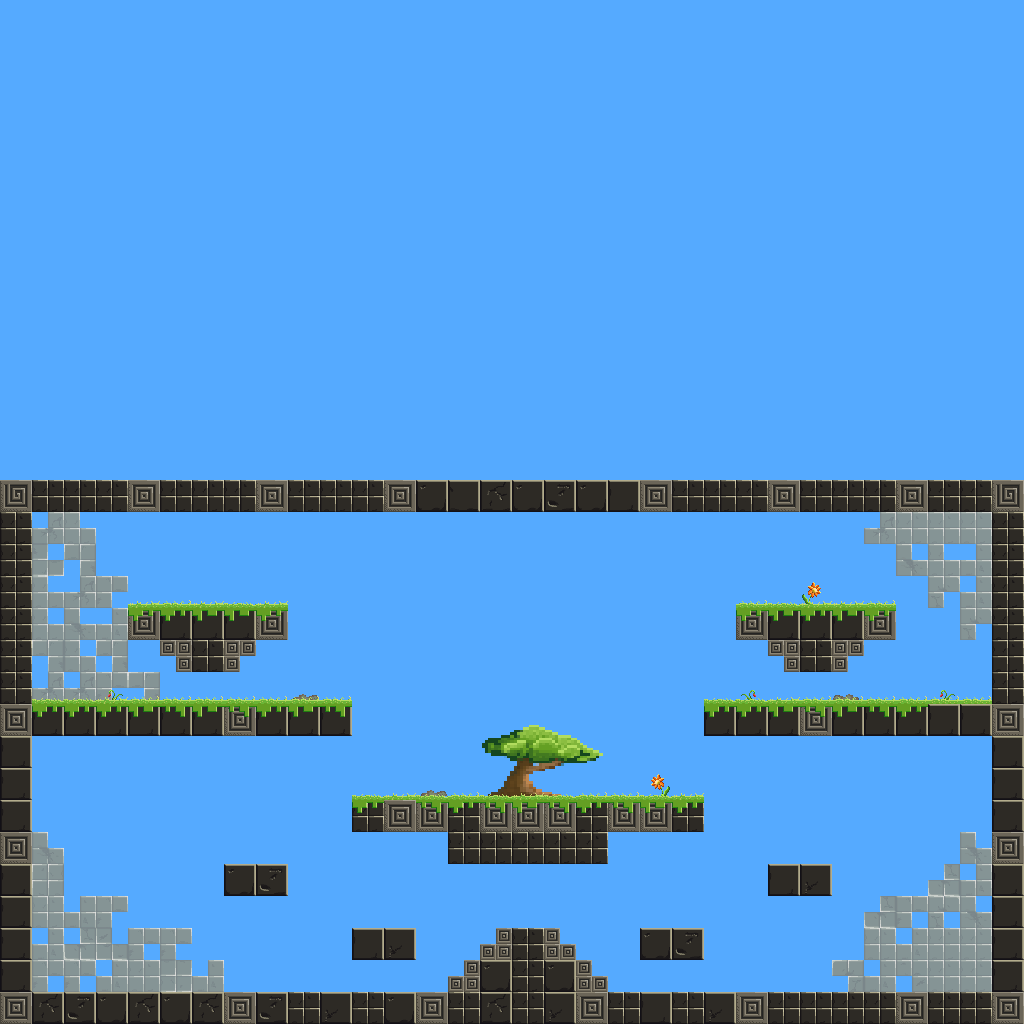

This game map was drawn from its Tiled (.tmx) file and the tilesets committed beside it. A one-line description and the trimmed map source follow:
An orthogonal 32x32 tile map with 32x32 px tiles, 3 tile layers (block, background, foreground), 3 hidden layers not drawn and 52 objects (11x Triggerable, 6x Integrator, 4x Spawner, 4x Path, 2x Hub, ...).

<map version="1.0" orientation="orthogonal" renderorder="right-down" width="32" height="32" tilewidth="32" tileheight="32" backgroundcolor="#55aaff" nextobjectid="53">
 <properties>
  <property name="CrownSharing" value="0.0" />
  <property name="GoldRespawn" value="OnTrigger" />
  <property name="Timer" value="2" />
 </properties>
 <tileset firstgid="1" name="jungle_tiles" tilewidth="32" tileheight="32">
  <image source="../jungle_tiles.png" width="512" height="256" />
  <terraintypes>
   <terrain name="t" tile="4" />
  </terraintypes>
  <tile id="4" terrain=",,,0" />
  <tile id="5" terrain=",,0," />
  <tile id="20" terrain=",0,," />
  <tile id="21" terrain="0,,," />
  <tile id="22" terrain="0,0,0,0" />
  <tile id="72">
   <properties>
    <property name="collectable" value="True" />
    <property name="type" value="coin" />
   </properties>
  </tile>
  <tile id="73">
   <properties>
    <property name="Trap" value="Pick" />
   </properties>
   <objectgroup draworder="index" />
  </tile>
  <tile id="74">
   <properties>
    <property name="type" value="ruby" />
   </properties>
  </tile>
  <tile id="75">
   <properties>
    <property name="type" value="diamond" />
   </properties>
  </tile>
 </tileset>
 <layer name="block" width="32" height="32">
  <data>[1024 cells, 214 non-empty, 19 distinct tile ids]</data>
 </layer>
 <layer name="background" width="32" height="32">
  <data>[1024 cells, 20 non-empty, 15 distinct tile ids]</data>
 </layer>
 <layer name="foreground" width="32" height="32">
  <data>[1024 cells, 83 non-empty, 9 distinct tile ids]</data>
 </layer>
 <layer name="collectable_1" width="32" height="32" visible="0">
  <properties>
   <property name="Hub" value="HUB01" />
   <property name="ONaction" value="invisible" />
   <property name="defaultON" value="true" />
  </properties>
  <data>[1024 cells, 151 non-empty, 2 distinct tile ids]</data>
 </layer>
 <layer name="collectable_2" width="32" height="32" visible="0">
  <properties>
   <property name="Hub" value="HUB01" />
   <property name="ONaction" value="visible" />
   <property name="defaultON" value="false" />
  </properties>
  <data>[1024 cells, 78 non-empty, 3 distinct tile ids]</data>
 </layer>
 <objectgroup name="Collision" visible="0">
  <object id="1" x="0" y="992" width="1024" height="32" />
  <object id="2" x="416" y="480" width="608" height="32" />
  <object id="3" x="0" y="480" width="416" height="32" />
  <object id="4" x="0" y="512" width="32" height="480" />
  <object id="5" x="32" y="704" width="320" height="32" />
  <object id="6" x="704" y="704" width="288" height="32" />
  <object id="7" x="992" y="512" width="32" height="480" />
  <object id="8" x="128" y="608" width="160" height="32" />
  <object id="9" x="192" y="640" width="32" height="32" />
  <object id="10" x="736" y="608" width="160" height="32" />
  <object id="11" x="800" y="640" width="32" height="32" />
  <object id="12" x="352" y="800" width="352" height="32" />
  <object id="13" x="448" y="832" width="160" height="32" />
  <object id="14" x="512" y="928" width="32" height="64" />
  <object id="15" x="448" y="992">
   <polygon points="0,0 64,-64 64,0" />
  </object>
  <object id="16" x="544" y="928">
   <polygon points="0,0 64,64 0,64" />
  </object>
  <object id="17" x="160" y="640">
   <polygon points="0,0 32,32 32,0" />
  </object>
  <object id="18" x="224" y="640">
   <polygon points="0,0 0,32 32,0" />
  </object>
  <object id="19" x="768" y="640">
   <polygon points="0,0 32,32 32,0" />
  </object>
  <object id="20" x="832" y="640">
   <polygon points="0,0 0,32 32,0" />
  </object>
  <object id="21" x="224" y="864" width="64" height="32" />
  <object id="22" x="352" y="928" width="64" height="32" />
  <object id="23" x="768" y="864" width="64" height="32" />
  <object id="24" x="640" y="928" width="64" height="32" />
 </objectgroup>
 <objectgroup color="#00ff00" name="Entities" visible="0">
  <object id="25" name="Spawner" x="224" y="544" width="32" height="32" />
  <object id="26" name="Crown" x="512" y="882" width="33" height="31" />
  <object id="27" name="Spawner" x="768" y="544" width="36" height="35" />
  <object id="28" name="Spawner" x="128" y="544" width="36" height="35" />
  <object id="29" name="Spawner" x="864" y="544" width="36" height="35" />
 </objectgroup>
 <objectgroup color="#a40505" name="InteractiveObjects">
  <object id="30" name="Spike" type="Triggerable" x="608" y="960" width="384" height="32">
   <properties>
    <property name="Hub_in" value="HUB01" />
    <property name="Object" value="Spikes" />
    <property name="Triggerable" value="True" />
    <property name="defaultON" value="false" />
    <property name="intervalOFF" value="2" />
    <property name="intervalON" value="1" />
    <property name="myRotation" value="0" />
   </properties>
  </object>
  <object id="31" name="Spike" type="Triggerable" x="32" y="960" width="416" height="32">
   <properties>
    <property name="Hub_in" value="HUB01" />
    <property name="Object" value="Spikes" />
    <property name="Triggerable" value="True" />
    <property name="defaultON" value="false" />
    <property name="intervalOFF" value="2" />
    <property name="intervalON" value="2" />
    <property name="myRotation" value="0" />
   </properties>
  </object>
  <object id="32" name="Switcher" type="Integrator" x="608" y="768" width="32" height="32">
   <properties>
    <property name="Hub_out" value="HUB01" />
    <property name="Object" value="SimpleSwitch" />
    <property name="SwitcherType" value="totem_switch" />
    <property name="weight" value="50" />
   </properties>
  </object>
  <object id="33" name="Switcher" type="Integrator" x="512" y="768" width="32" height="32">
   <properties>
    <property name="Hub_out" value="HUB01" />
    <property name="Object" value="SimpleSwitch" />
    <property name="SwitcherType" value="totem_switch" />
    <property name="weight" value="-100" />
   </properties>
  </object>
  <object id="34" name="Switcher" type="Integrator" x="416" y="768" width="32" height="32">
   <properties>
    <property name="Hub_out" value="HUB01" />
    <property name="Object" value="SimpleSwitch" />
    <property name="SwitcherType" value="totem_switch" />
    <property name="weight" value="50" />
   </properties>
  </object>
  <object id="35" name="HUB01" type="Hub" x="496" y="553" width="64" height="64">
   <properties>
    <property name="ID" value="HUB01" />
    <property name="Threshold" value="0.95" />
   </properties>
   <ellipse />
  </object>
  <object id="36" name="Launcher" type="Triggerable" x="992" y="704" width="32" height="32" rotation="-180">
   <properties>
    <property name="AimingSide" value="left" />
    <property name="Child" value="FireBall" />
    <property name="Hub_in" value="HUB02" />
    <property name="Object" value="Launcher" />
    <property name="Triggerable" value="True" />
    <property name="defaultON" value="false" />
    <property name="impulse" value="6" />
    <property name="intervalShoot" value="1" />
    <property name="pool" value="4" />
    <property name="reloadTime" value="5" />
   </properties>
  </object>
  <object id="37" name="HUB02" type="Hub" x="992" y="672" width="32" height="32">
   <properties>
    <property name="ID" value="HUB02" />
    <property name="Threshold" value="0.95" />
   </properties>
   <ellipse />
  </object>
  </objectgroup>
 <objectgroup color="#3fd8fa" name="MovingPlatforms">
  <!-- 9 objects omitted --></objectgroup>
 <layer name="additional-preview" width="32" height="32" visible="0">
  <data>[1024 cells, 48 non-empty, 1 distinct tile ids]</data>
 </layer>
</map>
<!-- 15 of 52 objects omitted -->